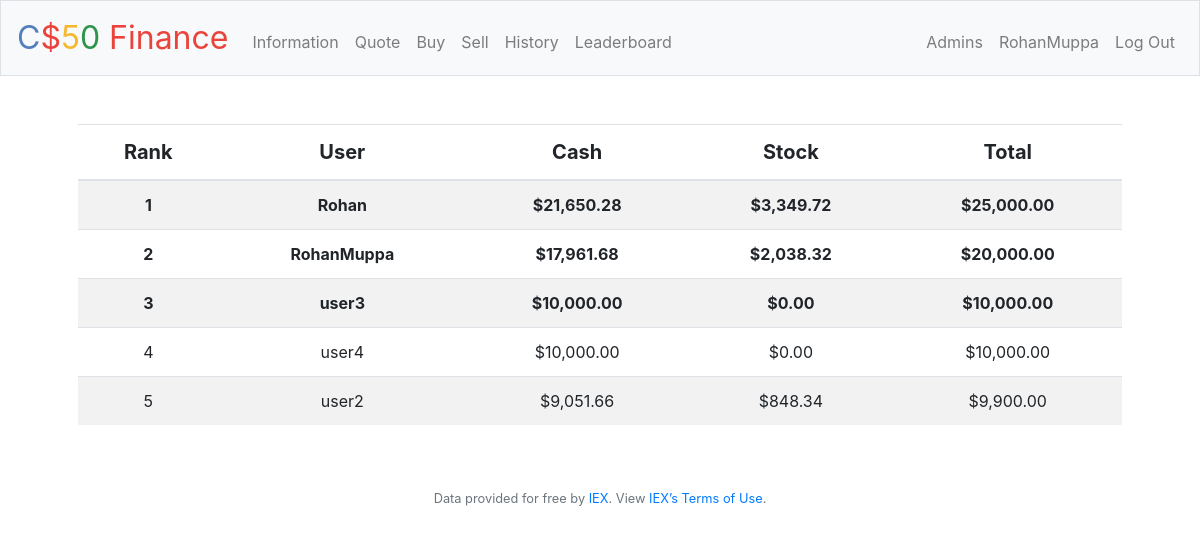
The app's page /leaderboard (signed in), older data.
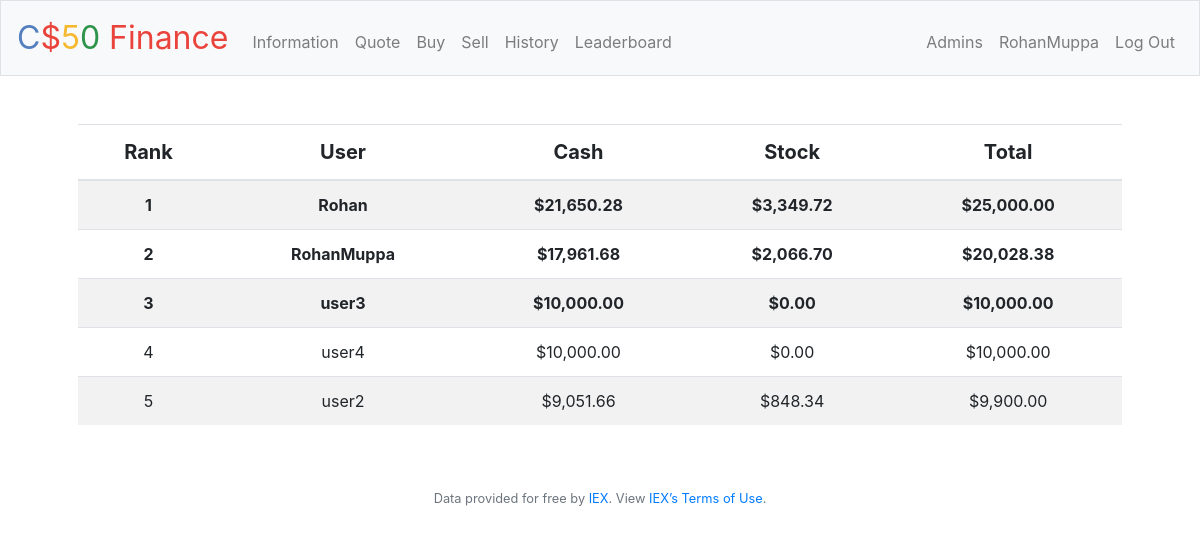
The same page, newer data.
### tables this page shows
CREATE TABLE users
(id INTEGER,
username TEXT NOT NULL,
hash TEXT NOT NULL,
cash NUMERIC NOT NULL DEFAULT 10000.00,
grand_total NUMERIC NOT NULL DEFAULT 10000.00,
admin INTEGER,
PRIMARY KEY(id));

### application.py (the view)
@app.route("/leaderboard")
@login_required
def leaderboard():
    leaderboard = db.execute("SELECT username,cash,grand_total FROM users ORDER BY grand_total DESC LIMIT 10;")
    for user in leaderboard:
        user["cash"] = user["cash"]
        user["grand_total"] = user["grand_total"]
    return render_template("leaderboard.html",leaderboard=leaderboard)

### application.py (called while the page is built)
@app.after_request
def after_request(response):
    response.headers["Cache-Control"] = "no-cache, no-store, must-revalidate"
    response.headers["Expires"] = 0
    response.headers["Pragma"] = "no-cache"
    return response

### helpers.py (called while the page is built)
def login_required(f):
    @wraps(f)
    def decorated_function(*args, **kwargs):
        if session.get("user_id") is None:
            return redirect("/login")
        return f(*args, **kwargs)
    return decorated_function

def usd(value):
    return f"${value:,.2f}"

### templates/leaderboard.html (shortened to what this page needs)
{% extends "layout.html" %}
{% block main %}
    <table class="table table-striped">
        <thead id="leaderboard_head">
            <tr>
                <th>Rank</th>
                <th>User</th>
                <th>Cash</th>
                <th>Stock</th>
                <th>Total</th>
            </tr>
        </thead>
        <tbody id="leaderboard_body">
            {% for user in leaderboard %}
                <tr>
                    {% set stock = user.grand_total - user.cash %}
                    {% if loop.index <= 3 %}
                        <td><strong>{{ loop.index }}</strong></td>
                        <td><strong>{{ user.username }}</strong></td>
                        <td><strong>{{ user.cash | usd }}</strong></td>
                        <td><strong>{{ stock | usd}}</strong></td>
                        <td><strong>{{ user.grand_total | usd}}</strong></td>
                    {% else %}
                        <td>{{ loop.index }}</td>
                        <td>{{ user.username }}</td>
                        <td>{{ user.cash | usd}}</td>
                        <td>{{ stock | usd}}</td>
                        <td>{{ user.grand_total | usd}}</td>
                    {% endif %}
                </tr>
            {% endfor %}
        </tbody>
    </table>
{% endblock %}

### templates/layout.html (shortened to what this page needs)
<!DOCTYPE html>
<html lang="en">
    <head>
        <link rel="stylesheet" href="https://cdn.jsdelivr.net/npm/bootstrap@4.5.3/dist/css/bootstrap.min.css">
        <link href="/static/styles.css" rel="stylesheet">
    </head>
    <body>
        <nav class="navbar navbar-expand-md navbar-light bg-light border">
            <a class="navbar-brand" href="/"><span class="blue">C</span><span class="red">$</span><span class="yellow">5</span><span class="green">0</span> <span class="red">Finance</span></a>
            <div class="collapse navbar-collapse" id="navbar">
                {% if session.user_id %}
                    <ul class="navbar-nav mr-auto mt-2">
                        <li class="nav-item"><a class="nav-link" href="/information">Information</a></li>
                        <li class="nav-item"><a class="nav-link" href="/quote">Quote</a></li>
                        <li class="nav-item"><a class="nav-link" href="/buy">Buy</a></li>
                        <li class="nav-item"><a class="nav-link" href="/sell">Sell</a></li>
                        <li class="nav-item"><a class="nav-link" href="/history">History</a></li>
                        <li class="nav-item"><a class="nav-link" href="/leaderboard">Leaderboard</a></li>
                    </ul>
                    <ul class="navbar-nav ml-auto mt-2">
                        <li class="nav-item"><a class="nav-link" href="/admins">Admins</a></li>
                        <li class="nav-item"><a class="nav-link" href="">RohanMuppa</a></li>
                        <li class="nav-item"><a class="nav-link" href="/logout">Log Out</a></li>
                    </ul>
                {% else %}
                    <ul class="navbar-nav ml-auto mt-2">
                        <li class="nav-item"><a class="nav-link" href="/register">Register</a></li>
                        <li class="nav-item"><a class="nav-link" href="/login">Log In</a></li>
                    </ul>
                {% endif %}
            </div>
        </nav>
        <main class="container p-5">
            {% block main %}{% endblock %}
        </main>
        <footer class="small text-center text-muted">
            Data provided for free by <a href="https://iextrading.com/developer">IEX</a>. View <a href="https://iextrading.com/api-exhibit-a/">IEX’s Terms of Use</a>.
        </footer>
    </body>
</html>

### static/styles.css (style rules this page uses)
nav .navbar-brand { font-size: xx-large; }
nav .navbar-brand .blue { color: #537fbe; }
nav .navbar-brand .red { color: #ea433b; }
nav .navbar-brand .yellow { color: #f5b82e; }
nav .navbar-brand .green { color: #2e944b; }
main { overflow-x: auto; text-align: center; }
#leaderboard_head { font-size: 20px; }
#leaderboard_body { font-size: 16px; }

Row changes from the older to the newer data that the page shows:
changed users "RohanMuppa": stock "$2,038.32" → "$2,066.70"; grand_total "$20,000.00" → "$20,028.38"
